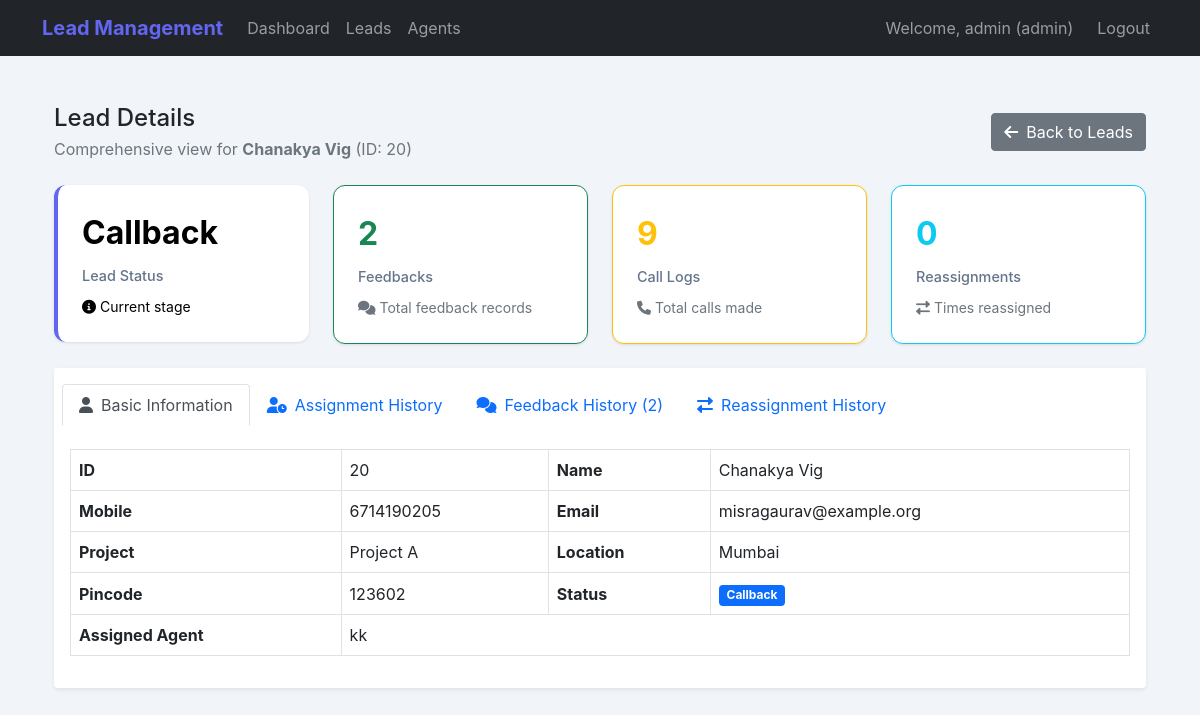
Screenshot of /admin/lead/20 (signed in) with the database file from the repository.
### models.py (models this page shows, shortened)
class User(UserMixin, db.Model):
    id = db.Column(db.Integer, primary_key=True)
    username = db.Column(db.String(80), unique=True, nullable=False)
    email = db.Column(db.String(120), unique=True, nullable=False)
    password = db.Column(db.String(200), nullable=False)
    role = db.Column(db.Enum(UserRole), nullable=False)
    is_active = db.Column(db.Boolean, default=True)
    created_at = db.Column(db.DateTime, default=datetime.utcnow)
    phone_number = db.Column(db.String(20), nullable=True)
    department = db.Column(db.String(100), nullable=True)
    assigned_leads = db.relationship('Lead', backref='assigned_agent', lazy=True, foreign_keys='Lead.assigned_agent_id')
    feedbacks = db.relationship('LeadFeedback', backref='agent', lazy=True)
    call_logs = db.relationship('CallLog', backref='agent', lazy=True)
    reassignments_from = db.relationship('LeadReassignment', foreign_keys='LeadReassignment.from_agent_id', backref='from_agent', lazy=True)
    reassignments_to = db.relationship('LeadReassignment', foreign_keys='LeadReassignment.to_agent_id', backref='to_agent', lazy=True)

class Lead(db.Model):
    id = db.Column(db.Integer, primary_key=True)
    name = db.Column(db.String(200), nullable=False)
    email = db.Column(db.String(200), nullable=True)
    mobile = db.Column(db.String(15), nullable=False)
    pincode = db.Column(db.String(10), nullable=True)
    project_name = db.Column(db.String(200), nullable=False, default='N/A')
    source = db.Column(db.String(100), nullable=True, default='N/A')
    year = db.Column(db.Integer, nullable=True)
    location = db.Column(db.String(100), nullable=True, default='N/A')
    project_id = db.Column(db.Integer, db.ForeignKey('project.id'), nullable=True)
    project = db.relationship('Project', backref='leads')
    assigned_agent_id = db.Column(db.Integer, db.ForeignKey('user.id'), nullable=True)
    assigned_date = db.Column(db.DateTime, nullable=True)
    status = db.Column(db.String(50), default='new')  # new, assigned, interested, not_interested, callback, completed, reassigned, channel_partner, interested_other  # UPDATED
    alternate_phone = db.Column(db.String(15), nullable=True)
    address = db.Column(db.Text, nullable=True)
    city = db.Column(db.String(100), nullable=True)
    state = db.Column(db.String(100), nullable=True)
    country = db.Column(db.String(100), nullable=True, default='India')
    priority = db.Column(db.String(20), default='medium')  # low, medium, high, urgent
    category = db.Column(db.String(100), nullable=True)  # residential, commercial, plot, etc.
    created_at = db.Column(db.DateTime, default=datetime.utcnow)
    updated_at = db.Column(db.DateTime, default=datetime.utcnow, onupdate=datetime.utcnow)
    call_logs = db.relationship('CallLog', backref='lead', lazy=True, cascade='all, delete-orphan')
    feedbacks = db.relationship('LeadFeedback', backref='lead', lazy=True, cascade='all, delete-orphan')
    reassignments = db.relationship('LeadReassignment', backref='lead', lazy=True, cascade='all, delete-orphan')
    assignment_history = db.relationship('LeadAssignmentHistory', backref='lead', lazy=True, cascade='all, delete-orphan')

### routes/admin_routes.py (the view)
@admin_bp.route('/lead/<int:lead_id>')
@login_required
def lead_details(lead_id):
    if not admin_required():
        return redirect(url_for('agent.dashboard'))
    lead = Lead.query.get_or_404(lead_id)
    reassignments = LeadReassignment.query.filter_by(lead_id=lead.id).order_by(LeadReassignment.reassigned_at.desc()).all()
    assignment_history = LeadAssignmentHistory.query.filter_by(lead_id=lead.id).order_by(LeadAssignmentHistory.assigned_at.desc()).all()
    feedbacks = LeadFeedback.query.filter_by(lead_id=lead_id).all()
    call_logs = CallActivityLog.query.filter_by(lead_id=lead_id).order_by(CallActivityLog.created_at.desc()).all()
    grouped = {}
    for log in call_logs:
        grouped.setdefault(log.call_log_id, {
            'call_log_id': log.call_log_id,
            'call_logs': [],
            'feedbacks': [],
            'latest_time': log.created_at
        })
        grouped[log.call_log_id]['call_logs'].append(log)
        if log.created_at > grouped[log.call_log_id]['latest_time']:
            grouped[log.call_log_id]['latest_time'] = log.created_at
    for fb in feedbacks:
        if fb.call_activity_id:
            grouped.setdefault(fb.call_activity_id, {
                'call_log_id': fb.call_activity_id,
                'call_logs': [],
                'feedbacks': [],
                'latest_time': fb.created_at
            })
            grouped[fb.call_activity_id]['feedbacks'].append(fb)
            if fb.created_at > grouped[fb.call_activity_id]['latest_time']:
                grouped[fb.call_activity_id]['latest_time'] = fb.created_at
    call_activity_data = sorted(grouped.values(), key=lambda x: x['latest_time'], reverse=True)
    return render_template(
        'admin/lead_details.html',
        lead=lead,
        feedbacks=feedbacks,
        reassignments=reassignments,
        call_logs=call_logs,
        assignment_history=assignment_history,
        call_activity_data=call_activity_data
    )

### routes/admin_routes.py (called while the page is built)
def admin_required():
    if current_user.role != UserRole.ADMIN:
        flash('Access denied!', 'error')
        return False
    return True

### templates/admin/lead_details.html (shortened to what this page needs)
{% extends "base.html" %}
{% block content %}
<div class="container-fluid py-4">
    <div class="d-flex justify-content-between align-items-center mb-4">
        <div>
            <h1 class="h4 mb-1">Lead Details</h1>
            <p class="text-muted mb-0">Comprehensive view for <strong>{{ lead.name }}</strong> (ID: {{ lead.id }})</p>
        </div>
        <div class="text-end">
            <a href="{{ url_for('admin.leads_management') }}" class="btn btn-secondary">
                <i class="fas fa-arrow-left me-2"></i>Back to Leads
            </a>
        </div>
    </div>
    <div class="row g-4 mb-4">
        <div class="col-md-3">
            <div class="stat-card bg-gradient-primary text-white">
                <div class="stat-number">{{ lead.status|title }}</div>
                <div class="stat-label">Lead Status</div>
                <div class="mt-2"><small><i class="fas fa-info-circle me-1"></i>Current stage</small></div>
            </div>
        </div>
        <div class="col-md-3">
            <div class="stat-card border border-success">
                <div class="stat-number text-success">{{ feedbacks|length }}</div>
                <div class="stat-label">Feedbacks</div>
                <div class="mt-2"><small class="text-muted"><i class="fas fa-comments me-1"></i>Total feedback records</small></div>
            </div>
        </div>
        <div class="col-md-3">
            <div class="stat-card border border-warning">
                <div class="stat-number text-warning">{{ call_logs|length }}</div>
                <div class="stat-label">Call Logs</div>
                <div class="mt-2"><small class="text-muted"><i class="fas fa-phone me-1"></i>Total calls made</small></div>
            </div>
        </div>
        <div class="col-md-3">
            <div class="stat-card border border-info">
                <div class="stat-number text-info">{{ reassignments|length }}</div>
                <div class="stat-label">Reassignments</div>
                <div class="mt-2"><small class="text-muted"><i class="fas fa-exchange-alt me-1"></i>Times reassigned</small></div>
            </div>
        </div>
    </div>
    <div class="card border-0 shadow-sm mb-4">
        <div class="card-header bg-white border-0 py-3">
            <ul class="nav nav-tabs card-header-tabs" id="leadDetailsTabs" role="tablist">
                <li class="nav-item" role="presentation">
                    <button class="nav-link active" id="basic-info-tab" data-bs-toggle="tab" data-bs-target="#basic-info" type="button" role="tab" aria-controls="basic-info" aria-selected="true">
                        <i class="fas fa-user me-2"></i>Basic Information
                    </button>
                </li>
                <li class="nav-item" role="presentation">
                    <button class="nav-link" id="assignment-tab" data-bs-toggle="tab" data-bs-target="#assignment" type="button" role="tab" aria-controls="assignment" aria-selected="false">
                        <i class="fas fa-user-clock me-2"></i>Assignment History
                    </button>
                </li>
                <li class="nav-item" role="presentation">
                    <button class="nav-link" id="feedback-tab" data-bs-toggle="tab" data-bs-target="#feedback" type="button" role="tab" aria-controls="feedback" aria-selected="false">
                        <i class="fas fa-comments me-2"></i>Feedback History ({{ feedbacks|length }})
                    </button>
                </li>
                <li class="nav-item" role="presentation">
                    <button class="nav-link" id="reassignment-tab" data-bs-toggle="tab" data-bs-target="#reassignment" type="button" role="tab" aria-controls="reassignment" aria-selected="false">
                        <i class="fas fa-exchange-alt me-2"></i>Reassignment History
                    </button>
                </li>
            </ul>
        </div>
        <div class="card-body">
            <div class="tab-content" id="leadDetailsTabsContent">
                <div class="tab-pane fade show active" id="basic-info" role="tabpanel" aria-labelledby="basic-info-tab">
                    <table class="table table-bordered align-middle">
                        <tr>
                            <th>ID</th>
                            <td>{{ lead.id }}</td>
                            <th>Name</th>
                            <td>{{ lead.name }}</td>
                        </tr>
                        <tr>
                            <th>Mobile</th>
                            <td>{{ lead.mobile }}</td>
                            <th>Email</th>
                            <td>{{ lead.email or 'N/A' }}</td>
                        </tr>
                        <tr>
                            <th>Project</th>
                            <td>{{ lead.project_name }}</td>
                            <th>Location</th>
                            <td>{{ lead.location }}</td>
                        </tr>
                        <tr>
                            <th>Pincode</th>
                            <td>{{ lead.pincode or 'N/A' }}</td>
                            <th>Status</th>
                            <td><span class="badge bg-primary">{{ lead.status|title }}</span></td>
                        </tr>
                        <tr>
                            <th>Assigned Agent</th>
                            <td colspan="3">
                                {{ lead.assigned_agent.username if lead.assigned_agent else 'Not Assigned' }}
                            </td>
                        </tr>
                    </table>
                </div>
                    {% include 'agent/feedback_history.html' %}
            </div>
        </div>
    </div>
</div>
{% endblock %}

### templates/base.html (shortened to what this page needs)
<!DOCTYPE html>
<html lang="en">
<head>
    <link href="https://cdn.jsdelivr.net/npm/bootstrap@5.1.3/dist/css/bootstrap.min.css" rel="stylesheet">
    <link href="https://cdnjs.cloudflare.com/ajax/libs/font-awesome/6.0.0/css/all.min.css" rel="stylesheet">
</head>
<body>
    <nav class="navbar navbar-expand-lg navbar-dark bg-dark">
        <div class="container">
            <a class="navbar-brand" href="{{ url_for('index') }}">Lead Management</a>
            {% if current_user.is_authenticated %}
            <div class="collapse navbar-collapse" id="navbarNav">
                <ul class="navbar-nav me-auto">
                    {% if current_user.role.value == 'admin' %}
                    <li class="nav-item">
                        <a class="nav-link" href="{{ url_for('admin.dashboard') }}">Dashboard</a>
                    </li>
                    <li class="nav-item">
                        <a class="nav-link" href="{{ url_for('admin.leads_management') }}">Leads</a>
                    </li>
                    <li class="nav-item">
                        <a class="nav-link" href="{{ url_for('admin.agents_management') }}">Agents</a>
                    </li>
                    {% endif %}
                </ul>
                <div class="navbar-nav">
                    <span class="navbar-text me-3">
                        Welcome, {{ current_user.username }} ({{ current_user.role.value }})
                    </span>
                    <a class="nav-link" href="{{ url_for('auth.logout') }}">Logout</a>
                </div>
            </div>
            {% endif %}
        </div>
    </nav>
    <div class="container mt-4">
        {% block content %}{% endblock %}
    </div>
</body>
</html>

### templates/base.html (style rules this page uses)
:root { --primary: #6366f1; --primary-dark: #4f46e5; --success: #10b981; --danger: #ef4444; --warning: #f59e0b; --info: #06b6d4; --dark: #1e293b; --light: #f8fafc; --border: #e2e8f0; --shadow: 0 1px 3px 0 rgba(0, 0, 0, 0.1); --shadow-lg: 0 10px 15px -3px rgba(0, 0, 0, 0.1); }
body { background: #f1f5f9; font-family: 'Inter', -apple-system, BlinkMacSystemFont, sans-serif; min-height: 100vh; }
.navbar-brand { font-weight: 700; color: var(--primary) !important; }
.stat-card { background: white; border-radius: 12px; padding: 1.5rem; box-shadow: var(--shadow); border-left: 4px solid var(--primary); }
.stat-number { color: #000; font-size: 2rem; font-weight: 700; margin-bottom: 0.5rem; }
.stat-label { color: #64748b; font-size: 0.9rem; font-weight: 500; }
small { color: #000; }

### rows the page displays
User: username "admin", role.value "admin"
Lead: name "Chanakya Vig", id "20", status "Callback", mobile "6714190205", email "misragaurav@example.org", project_name "Project A", location "Mumbai", pincode "123602"
User: assigned_agent "kk"

### other values shown
{{ feedbacks|length }} "2"
{{ call_logs|length }} "9"
{{ reassignments|length }} "0"
